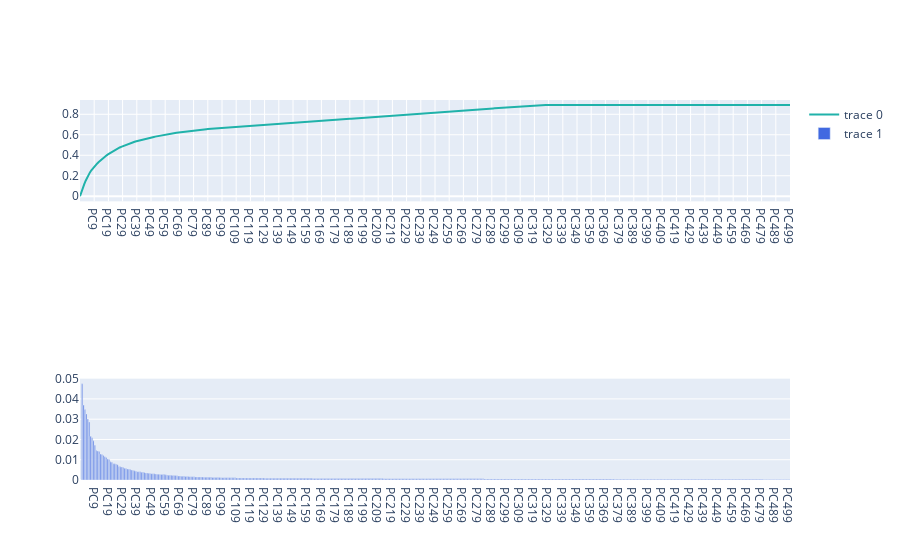

Notebook code cell kept with this figure:
### Code cell
pca(images[40])

### Figure 1 — Plotly figure (JSON) as saved in the notebook; plotly's stock layout.template omitted (floating-point values rounded to 4 significant figures; data arrays with more than 128 entries replaced by an {"elided": "..."} marker saying what was removed)
{"data": [{"marker": {"color": "LightSeaGreen", "size": 15}, "type": "scatter", "x": {"elided": "501 str values"}, "xaxis": "x", "y": {"elided": "501 float values"}, "yaxis": "y"}, {"marker": {"color": "RoyalBlue"}, "type": "bar", "x": {"elided": "501 str values"}, "xaxis": "x3", "y": {"elided": "501 float values"}, "yaxis": "y3"}], "layout": {"xaxis": {"anchor": "y", "domain": [0, 1]}, "xaxis2": {"anchor": "y2", "domain": [0, 1]}, "xaxis3": {"anchor": "y3", "domain": [0, 1]}, "yaxis": {"anchor": "x", "domain": [0.7333, 1]}, "yaxis2": {"anchor": "x2", "domain": [0.3667, 0.6333]}, "yaxis3": {"anchor": "x3", "domain": [0, 0.2667]}}}
